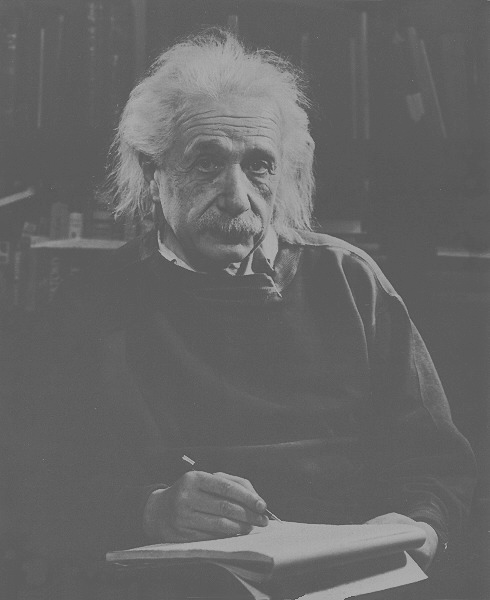
#> input picture OpenCV/hw2/images/Einstein.tif, 490 x 600 px
$ python 2.py
#> lines starting #> are read from the running program, lines starting #| are printed output that depends on the picture; after the words box and inside, x2 and y2 are one past the last pixel; in counts of white or black regions, pixels touching at a corner belong together
from argparse import Namespace
from tkinter import W
import cv2
from matplotlib.ft2font import KERNING_UNSCALED
import numpy as np
import matplotlib.pyplot as plt
import math
# Function
def ILPT(P, Q, D):
    res = np.zeros((P, Q))
    mid = [P/2, Q/2]
    for i in range(P):
        for j in range(Q):
            dis = math.dist(mid, [i, j])
            if dis <= D:
                res[i, j] = 1
    return res

# [59 lines left out: functions GLPT, BLPT, Laplacian, LPF, not called in this run]

def HPF(img1, filter = "ILPT", ratio = 1, n = 1):
    h1, w1 = img1.shape
    P = h1 * 2
    Q = w1 * 2
    padding = np.zeros((P, Q))
    padding[h1//2:h1//2+h1, w1//2:w1//2+w1] = img1
    for i in range(P):
        for j in range(Q):
            padding[i, j] *= (-1) ** (i + j)

    dft = cv2.dft(np.float32(padding), flags = cv2.DFT_COMPLEX_OUTPUT)
    dft_magnitude = 20*np.log(cv2.magnitude(dft[:,:,0], dft[:,:,1]))

    if filter == "GLPT":
        dft_filter = 1 - GLPT(P, Q, min(P, Q) * ratio)
    elif filter == "BLPT":
        dft_filter = 1 - BLPT(P, Q, min(P, Q) * ratio, n)
    elif filter == "Laplacian":
        dft_filter = 1 - Laplacian(P, Q)
    else:
        dft_filter = 1 - ILPT(P, Q, min(P, Q) * ratio)

    dft_res = np.zeros((P, Q, 2))
    dft_res[:,:,0] = dft[:,:,0] * dft_filter
    dft_res[:,:,1] = dft[:,:,1] * dft_filter

    res = cv2.idft(dft_res)[:,:,0]
    for i in range(P):
        for j in range(Q):
            res[i, j] *= (-1) ** (i + j)
    res = res[h1//2:h1//2+h1, w1//2:w1//2+w1]
    return res

# Main
img1 = cv2.imread("./images/Einstein.tif", cv2.IMREAD_GRAYSCALE)
#> img1 is the input picture: shape (600, 490); min 74, max 178, mean 102.4
img2 = cv2.imread("./images/phobos.tif", cv2.IMREAD_GRAYSCALE)
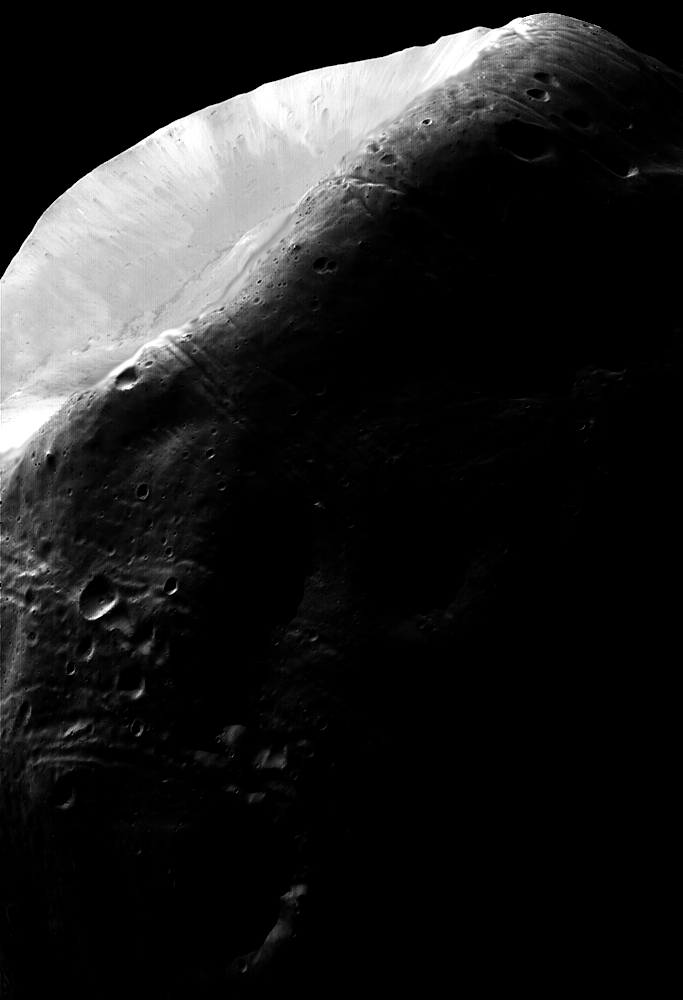
#> input picture OpenCV/hw2/images/phobos.tif, 683 x 1000 px
#> img2 is the input picture: shape (1000, 683); min 0, max 255, mean 31.7
plt.xticks([]), plt.yticks([])
print(img1.shape)
#| (600, 490)
print(img2.shape)
#| (1000, 683)

# Einstein
res = 20 * np.log(abs(HPF(img1, "ILPT", 0.0001)))
#> after the loop in HPF, `for i in range(P):`:
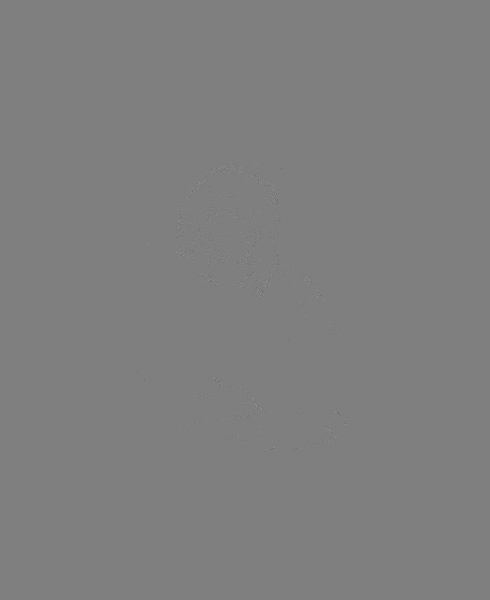
#> padding: shape (1200, 980) float64 (shown at 1/2 size); min -178, max 178, mean 0; drawn with min black and max white
#> after the loop in ILPT, `for i in range(P):`:
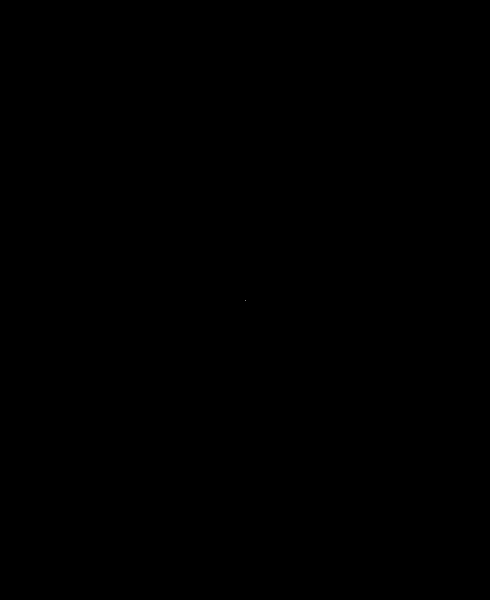
#> res: shape (1200, 980) float64 (shown at 1/2 size); values 0 (black) and 1 (white), 0% white in thin lines or dots, all inside (x1, y1, x2, y2) = (490, 600, 491, 601)
#> res: shape (600, 490) float64
res = 10 * res + img1
'''
plt.imshow(res, cmap = "gray")
plt.show()
'''
plt.imsave("./images/2_Einstein.jpg", res, cmap = "gray")

# phobos
res = 20 * np.log(abs(HPF(img2, "ILPT", 0.0001)))
#> call 2 of HPF, with filter = 'ILPT', ratio = 0.0001, n = 1
#> after the loop in HPF (call 2), `for i in range(P):`:
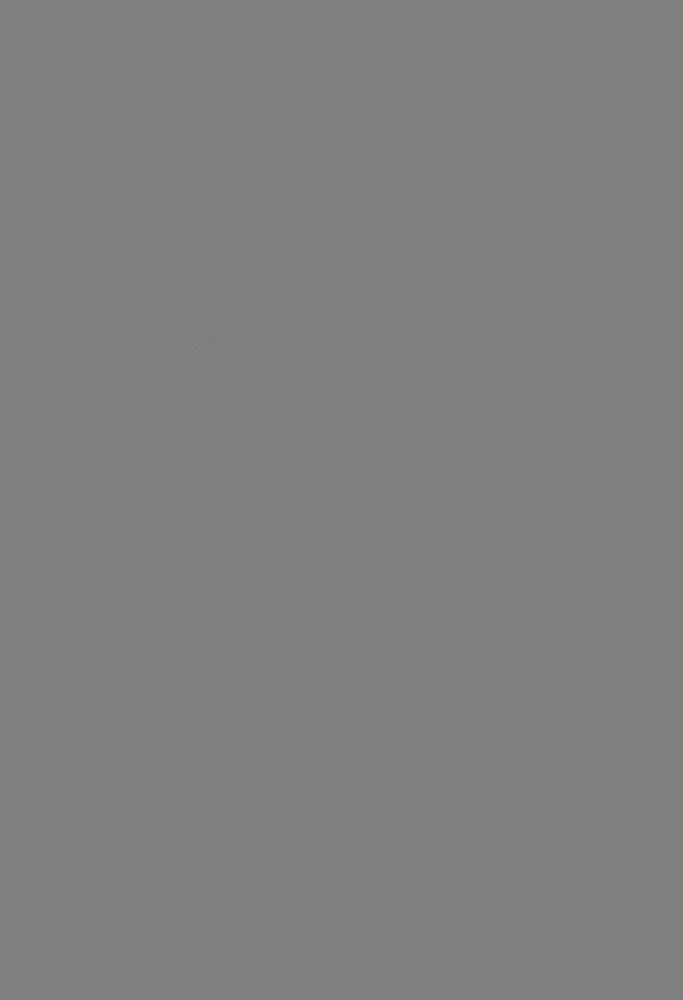
#> padding: shape (2000, 1366) float64 (shown at 1/2 size); min -255, max 255, mean 0; drawn with min black and max white
#> call 2 of ILPT, with P = 2000, Q = 1366, D = 0.137
#> after the loop in ILPT (call 2), `for i in range(P):`:
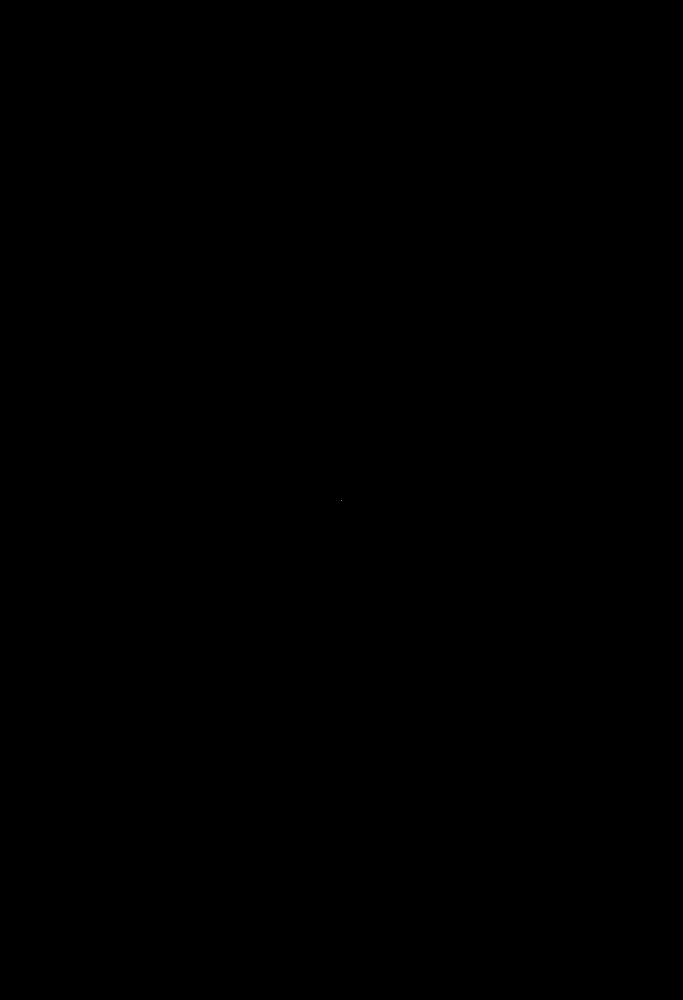
#> res: shape (2000, 1366) float64 (shown at 1/2 size); values 0 (black) and 1 (white), 0% white in thin lines or dots, all inside (x1, y1, x2, y2) = (683, 1000, 684, 1001)
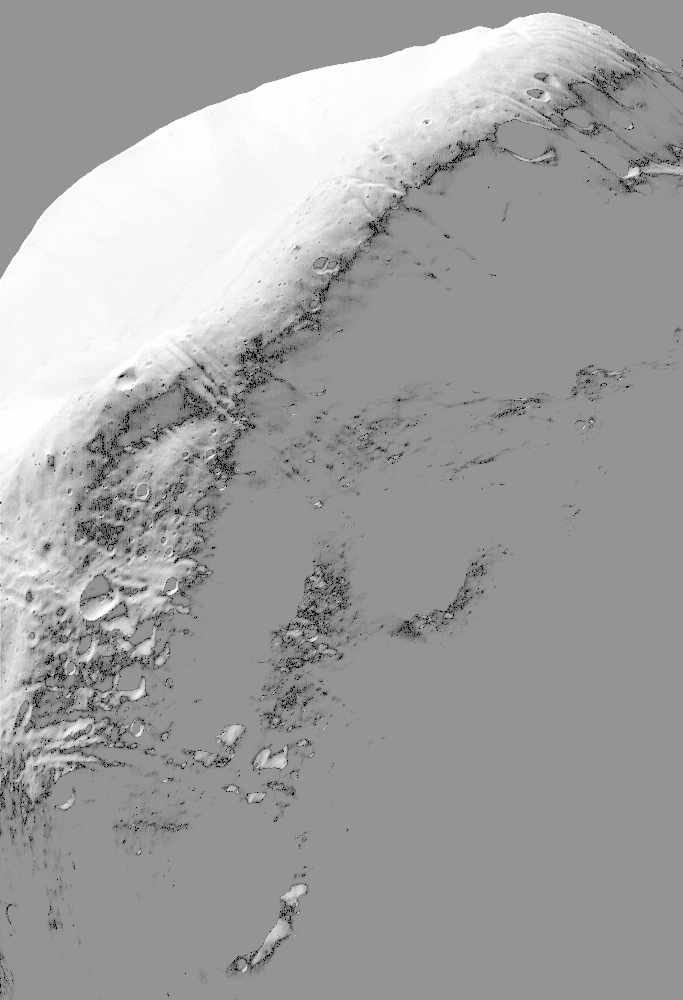
#> res: shape (1000, 683) float64; min 242.2, max 406.6, mean 346.2; drawn with min black and max white
res = res + img2
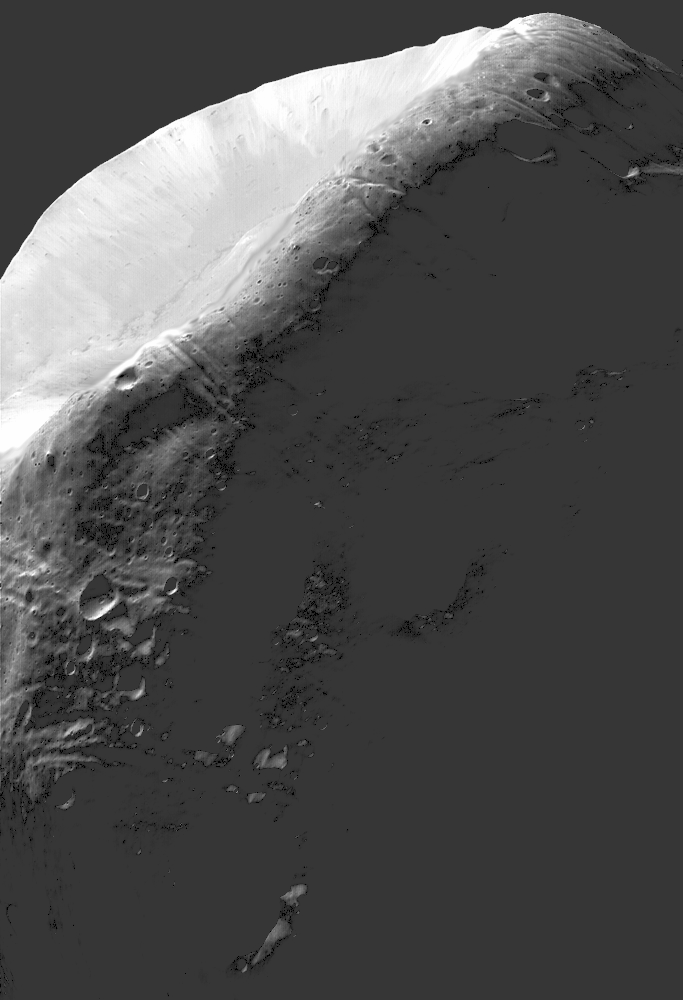
#> res: shape (1000, 683) float64; min 250.2, max 661.6, mean 377.9; drawn with min black and max white
'''
plt.imshow(res, cmap = "gray")
plt.show()
'''
plt.imsave("./images/2_phobos.jpg", res, cmap = "gray")
